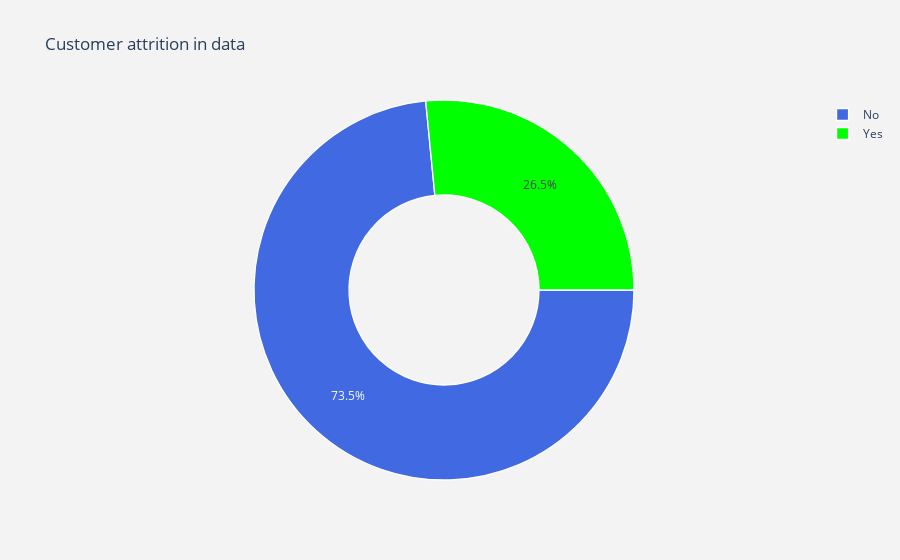

Source (notebook cell):
### Code cell
#labels
lab = dataset["Churn"].value_counts().keys().tolist()
#values
val = dataset["Churn"].value_counts().values.tolist()

trace = go.Pie(labels = lab ,
               values = val ,
               marker = dict(colors =  [ 'royalblue' ,'lime'],
                             line = dict(color = "white",
                                         width =  1.3)
                            ),
               rotation = 90,
               hoverinfo = "label+value+text",
               hole = .5
              )
layout = go.Layout(dict(title = "Customer attrition in data",
                        plot_bgcolor  = "rgb(243,243,243)",
                        paper_bgcolor = "rgb(243,243,243)",
                       )
                  )

data = [trace]
fig = go.Figure(data = data, layout = layout)
py.iplot(fig)

### Figure 1 — Plotly figure (JSON) as saved in the notebook; plotly's stock layout.template omitted (floating-point values rounded to 4 significant figures)
{"data": [{"hole": 0.5, "hoverinfo": "label+value+text", "labels": ["No", "Yes"], "marker": {"colors": ["royalblue", "lime"], "line": {"color": "white", "width": 1.3}}, "rotation": 90, "type": "pie", "values": [5174, 1869]}], "layout": {"paper_bgcolor": "rgb(243,243,243)", "plot_bgcolor": "rgb(243,243,243)", "title": {"text": "Customer attrition in data"}}}
